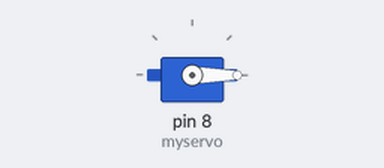
A sketch run on a simulated Arduino Uno, built with avr-gcc and run on an emulated ATmega328P. Shown: servo.

Above: at 0.05 s.
At 4.45 s:
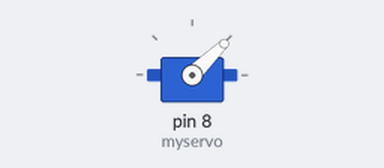
At 8.95 s:
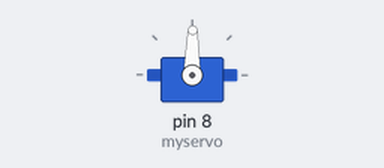
At 17.95 s:
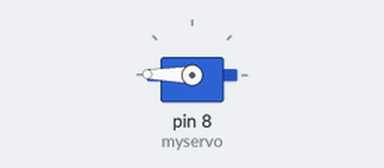
Timing chart, 0 to 23.4 s (numbered marks = the images above):
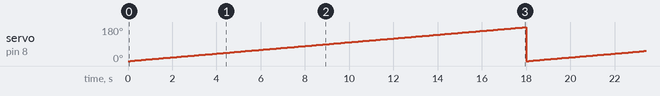

Measured:
- by itself, servo on pin 8 (myservo): ramps from 0° to 179° and jumps back, once every 18.0 s

The sketch:

sketch_dec23f.ino
```cpp
#include <Servo.h>
Servo myservo;

void setup() {
  myservo.attach(8);
}
void loop() {
  //  myservo.write(0); // 0 ~ 179
  //  delay(1000);
  //  myservo.write(90);
  //  delay(1000);
  //  myservo.write(179);
  //  delay(1000);

  int max = 179;

  for (int i = 0; i <= max; i++) {
    myservo.write(i);
    delay(100);
  }
}
```
